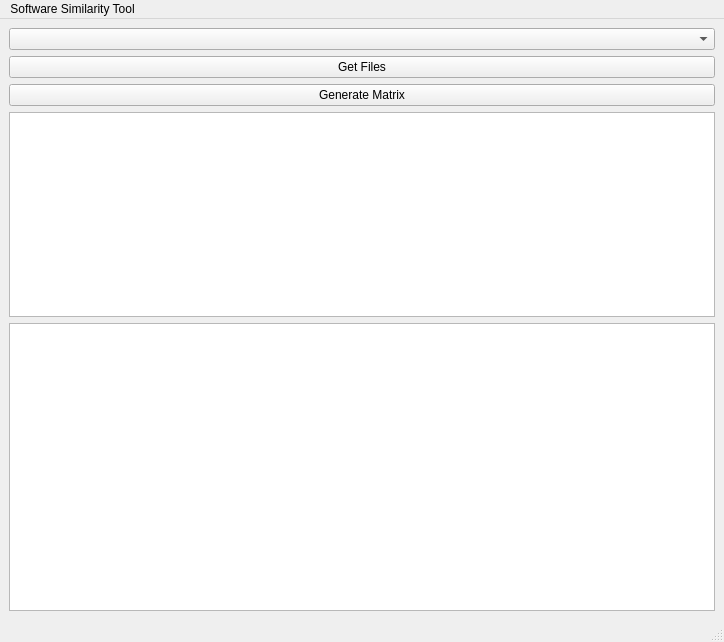
<?xml version="1.0" encoding="UTF-8"?>
<ui version="4.0">
 <class>MainWindow</class>
 <widget class="QMainWindow" name="MainWindow">
  <property name="geometry">
   <rect>
    <x>0</x>
    <y>0</y>
    <width>724</width>
    <height>642</height>
   </rect>
  </property>
  <property name="windowTitle">
   <string>MainWindow</string>
  </property>
  <widget class="QWidget" name="centralwidget">
   <layout class="QVBoxLayout" name="verticalLayout_3">
    <item>
     <layout class="QVBoxLayout" name="verticalLayout_2">
      <item>
       <layout class="QVBoxLayout" name="verticalLayout">
        <property name="sizeConstraint">
         <enum>QLayout::SetNoConstraint</enum>
        </property>
        <item>
         <widget class="QComboBox" name="comboBox"/>
        </item>
        <item>
         <widget class="QPushButton" name="pushButton">
          <property name="text">
           <string>Get Files</string>
          </property>
         </widget>
        </item>
        <item>
         <widget class="QPushButton" name="pushButton_2">
          <property name="text">
           <string>Generate Matrix</string>
          </property>
         </widget>
        </item>
        <item>
         <widget class="QListWidget" name="listWidget"/>
        </item>
       </layout>
      </item>
      <item>
       <widget class="QTableWidget" name="tableWidget"/>
      </item>
     </layout>
    </item>
   </layout>
  </widget>
  <widget class="QStatusBar" name="statusbar"/>
  <widget class="QMenuBar" name="menubar">
   <property name="geometry">
    <rect>
     <x>0</x>
     <y>0</y>
     <width>724</width>
     <height>22</height>
    </rect>
   </property>
   <widget class="QMenu" name="menuSoftware_Similarity_Tool">
    <property name="title">
     <string>Software Similarity Tool</string>
    </property>
   </widget>
   <addaction name="menuSoftware_Similarity_Tool"/>
  </widget>
 </widget>
 <tabstops>
  <tabstop>pushButton_2</tabstop>
  <tabstop>pushButton</tabstop>
 </tabstops>
 <resources/>
 <connections/>
</ui>
